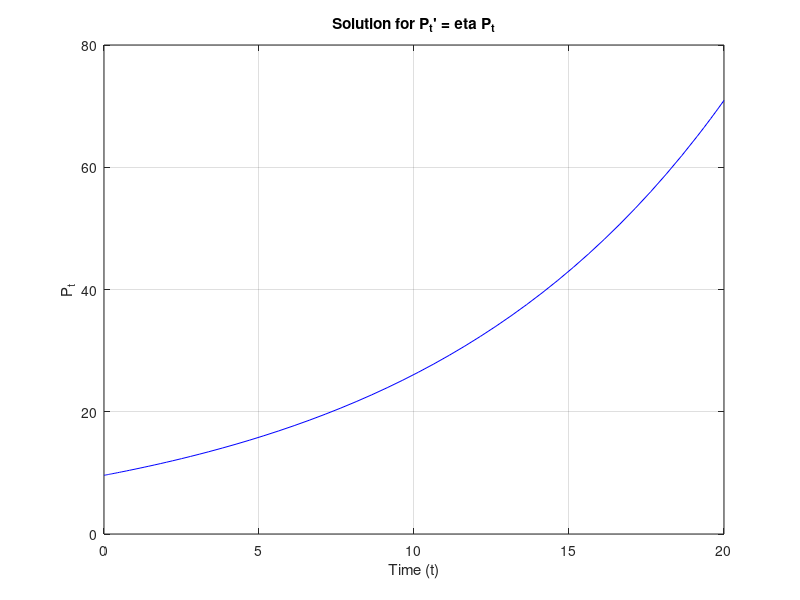

Here is the MATLAB script that generated this plot:
% Define the ODE
eta = 0.1; 
ode = @(t, Pt) eta * Pt;
% Define the time span
span = [0, 20]; 
% Define initial condition
Pt0 = 9.6; 
% Solve the ODE
[t, Pt] = ode45(ode, span, Pt0);

% Plot the solution
plot(t, Pt, 'b-');
title("Solution for P_t' = \eta P_t");
xlabel('Time (t)');
ylabel('P_t');
grid on;
